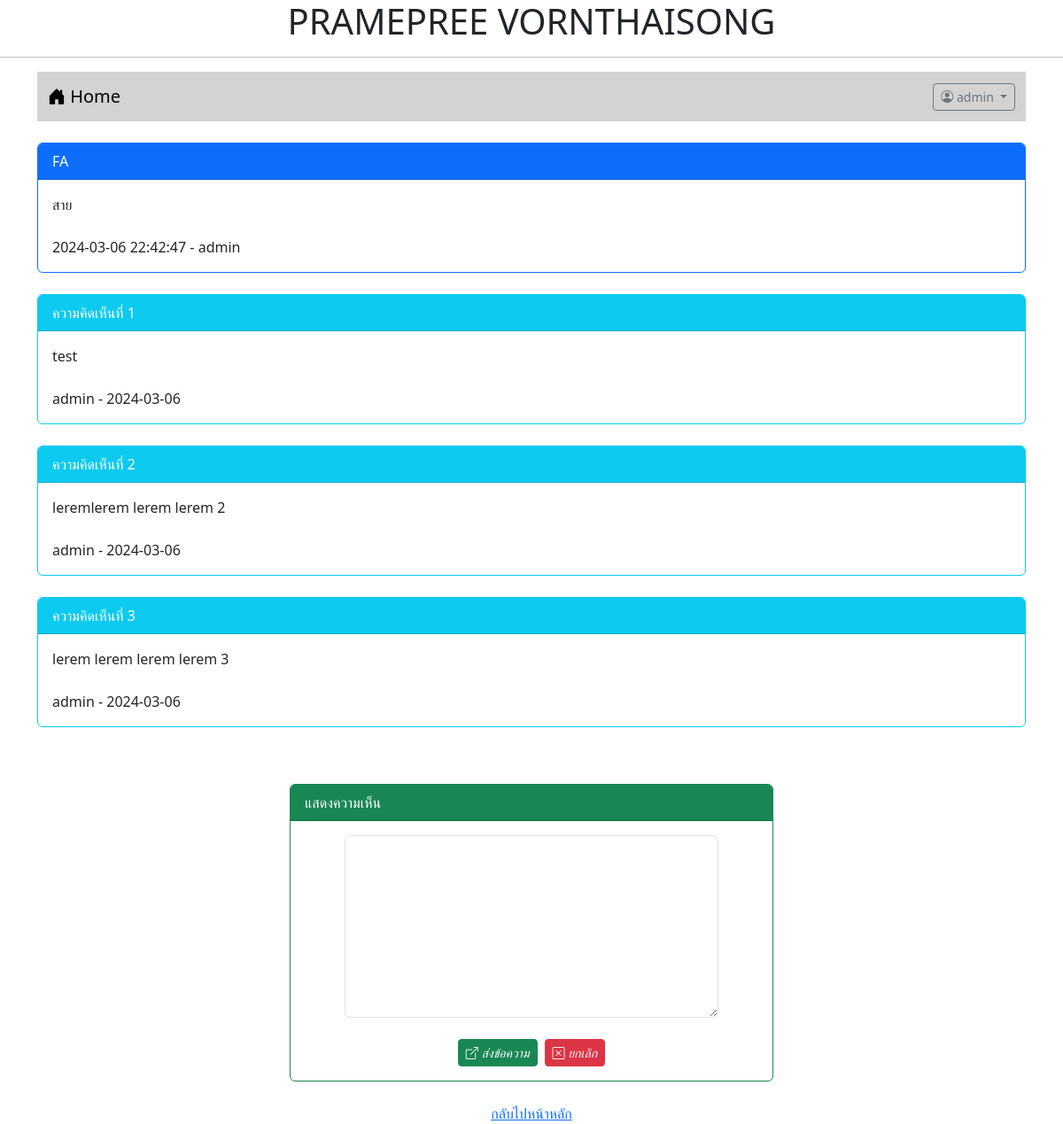
The app's page /post.php?id=9 (signed in) with its own data.
### tables this page shows
CREATE TABLE `post` (
  `id` int(11) NOT NULL,
  `title` varchar(128) NOT NULL,
  `content` varchar(2048) NOT NULL,
  `post_date` datetime NOT NULL,
  `cat_id` int(11) NOT NULL,
  `user_id` int(11) NOT NULL
);

CREATE TABLE `user` (
  `id` int(11) NOT NULL,
  `login` varchar(32) NOT NULL,
  `password` varchar(64) NOT NULL,
  `name` varchar(64) NOT NULL,
  `gender` char(1) NOT NULL,
  `email` varchar(32) NOT NULL,
  `role` char(1) NOT NULL
);

CREATE TABLE `comment` (
  `id` int(11) NOT NULL,
  `content` varchar(20148) NOT NULL,
  `post_date` date NOT NULL,
  `user_id` int(11) NOT NULL,
  `post_id` int(11) NOT NULL
);

### post.php (the view, shortened to what this page needs)
<!DOCTYPE html>
<html lang="en">
<head>
    <link rel="stylesheet" href="bootstrap-5.3.2-dist/css/bootstrap.min.css">
    <link rel="stylesheet" href="https://cdn.jsdelivr.net/npm/bootstrap-icons@1.11.3/font/bootstrap-icons.min.css">
</head>
<body>
    <h1 style="text-align: center">PRAMEPREE VORNTHAISONG</h1>
    <hr>
    <div class=" container">
        <?php include "nav.php" ?>
        <br>
        <?php
        $conn = new PDO("mysql:host=localhost;dbname=webboard;charset=utf8", "root", "");
        $sql = "select post.title,post.content,post.post_date,user.login
            from post inner join user on
            (post.user_id=user.id) where post.id=$_GET[id]";
        $result = $conn->query($sql);
        while ($row = $result->fetch()) {
            echo "<div class='card border-primary'>";
            echo "<div class='card-header bg-primary text-white'>$row[0]</div>";
            echo "<div class='card-body'>$row[1]<br><br>$row[2] - $row[3]</div>";
            echo "</div>";
        }
        ?>
        <br>
        <?php
        $conn = new PDO("mysql:host=localhost;dbname=webboard;charset=utf8", "root", "");
        $sql = "select comment.content,comment.post_date,user.login
            from comment inner join user on
            (comment.user_id=user.id) where comment.post_id=$_GET[id]";
        $i = 1;
        $result = $conn->query($sql);
        while ($row = $result->fetch()) {
            echo "<div class='card border-info'>";
            echo "<div class='card-header bg-info text-white'>ความคิดเห็นที่ $i</div>";
            echo "<div class='card-body'>$row[0]<br><br>$row[2] - $row[1]</div>";
            echo "</div>";
            echo "<br>";
            $i = $i + 1;
        }
        ?>
<?php
    if(isset($_SESSION['id'])){
    ?>
        <div class="row mt-4">
            <div class="col-lg-3 col-md-2 col-sm-1"></div>
            <div class="col-lg-6 col-md-8 col-sm-10">
                <div class="card border-success mt-3">
                    <div class="card-header bg-success text-white">แสดงความเห็น</div>
                    <div class="card-body">
                        <form action="post_save.php" method="post">
                            <div class="row md-3 justify-content-center">
                                <div class="col-lg-10">
                                    <textarea name="comment" rows="8" class="form-control" required></textarea>
                                </div>
                            </div>
                            <br>
                            <div class="row">
                                <div class="col-lg-12 d-flex justify-content-center">
                                    <button type="submit" class="btn btn-success btn-sm text-white">
                                        <i class="bi bi-box-arrow-up-right"> ส่งข้อความ</i>
                                    </button>
                                    <button type="reset" class="btn btn-danger btn-sm ms-2">
                                        <i class="bi bi-x-square"> ยกเลิก</i>
                                    </button>
                                </div>
                            </div>
                        </form>
                    </div>
                </div>
            </div>
        </div>
        <?php } ?>
    </div>
    <br>
    <center>
        <a href="index.php">กลับไปหน้าหลัก</a>
    </center>
</body>
</html>

### records on screen
post: title "FA", content "สาย", post_date "2024-03-06 22:42:47", user.login "admin"
comment: content "test", user.login "admin", post_date "2024-03-06"
comment: content "leremlerem lerem lerem 2", user.login "admin", post_date "2024-03-06"
comment: content "lerem lerem lerem lerem 3", user.login "admin", post_date "2024-03-06"

### other values on screen
$_SESSION['username'] "admin"
